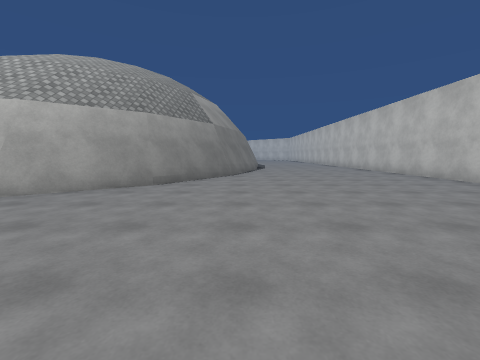
[1] (above)

22 first-person views from a walk through a scene from a Unity 3-D project. The camera is 1.3 m above the floor, tilts 6° down and sees 90° across. The floor is counted in squares, 2 m on a side. Each view is taken from the middle of a square. On the plan, view 1 faces up. The plan holds only what a view shows up to about 9 squares ahead; the rest is blank. The place goes on beyond the plan. Surface patterns are stand-ins for the level's own textures.

[2]
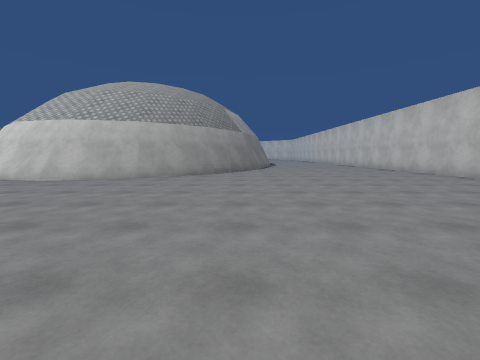

[3]
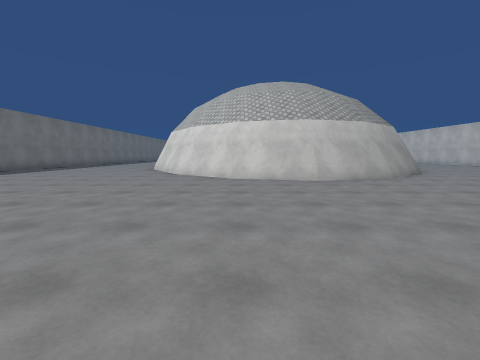

[4]
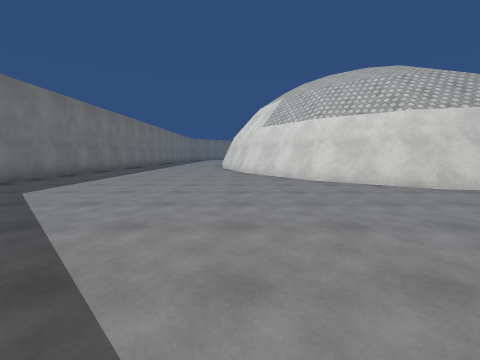

[5]
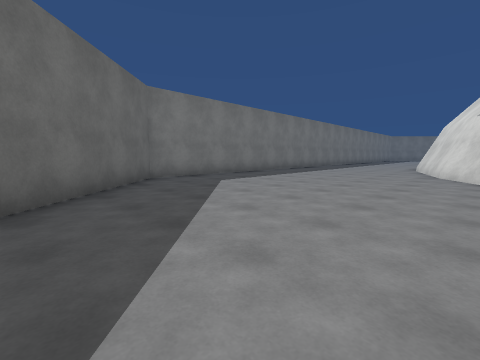

[6]
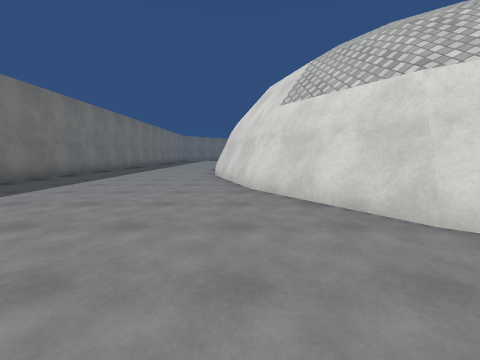

[7]
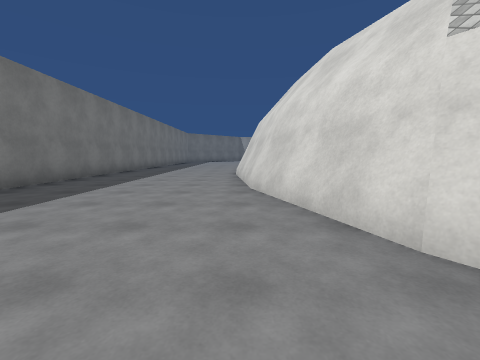

[8]
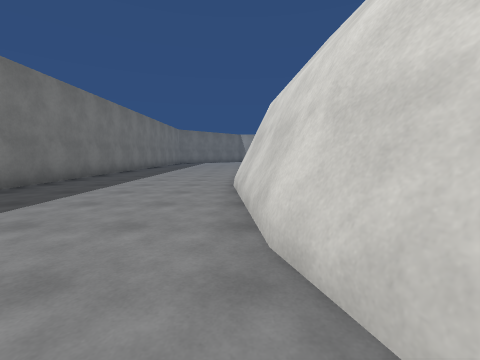

[9]
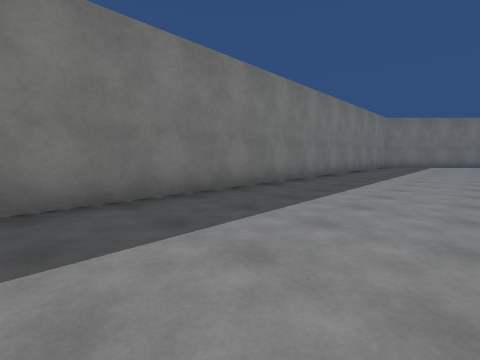

[10]
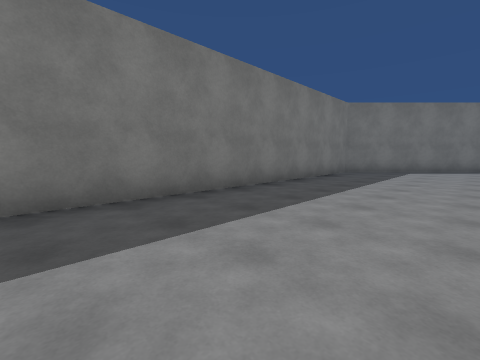

[11]
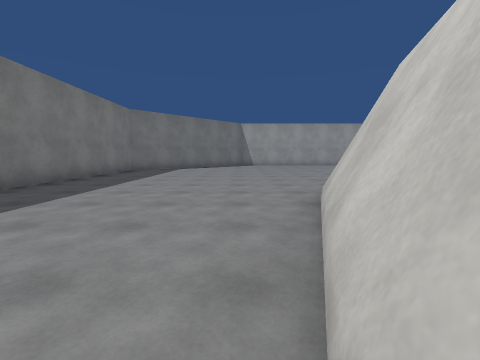

[12]
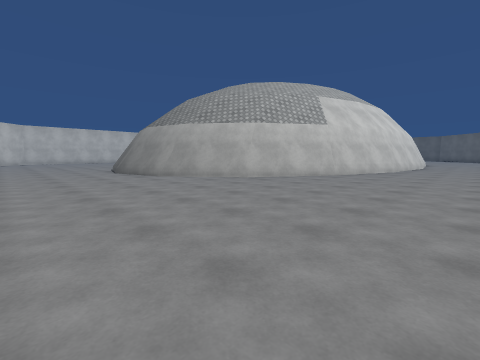

[13]
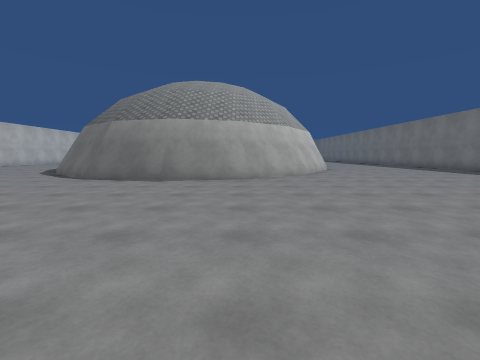

[14]
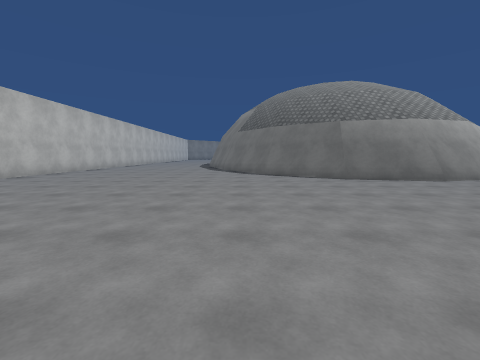

[15]
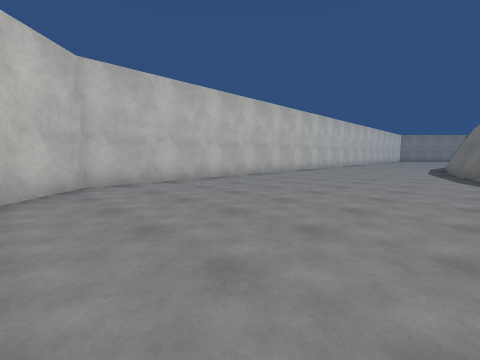

[16]
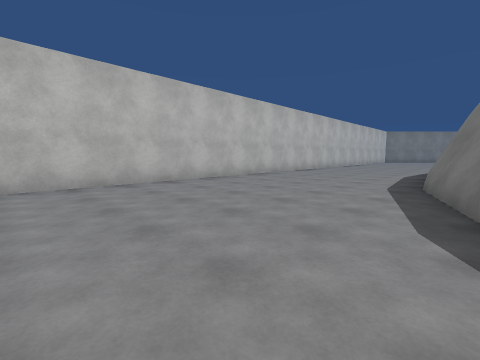

[17]
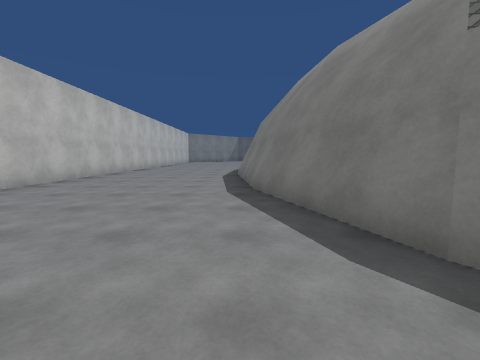

[18]
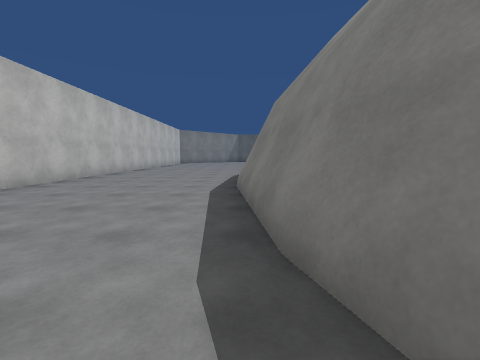

[19]
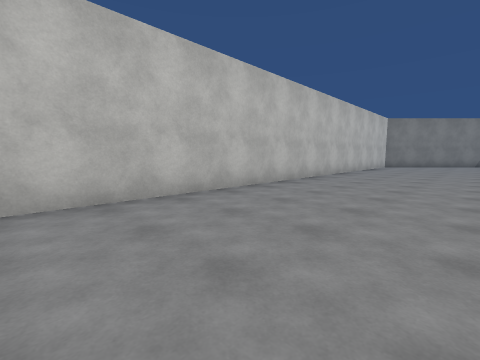

[20]
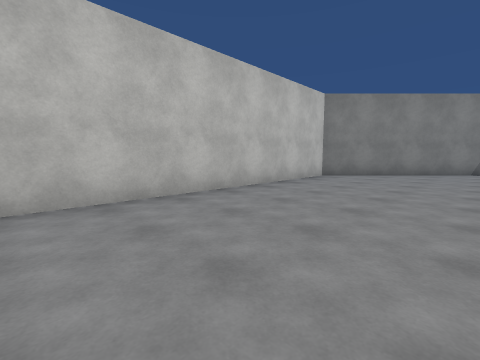

[21]
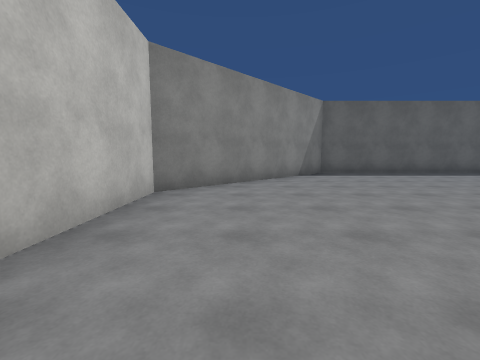

[22]
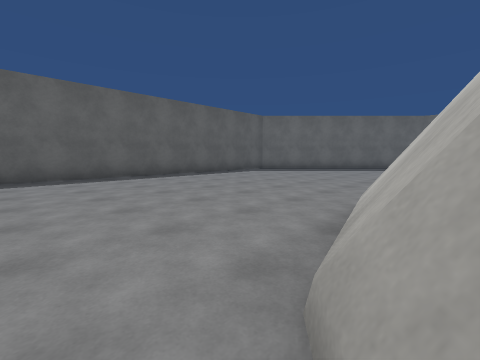

### Floor plan
Points are (right, up) in squares from view 1. A wall is a line through its corners. A room is listed if a view was taken in it or the views show most of it. See-through windows are left out.
Room 1 (views 1, 2, 3, 4, 5, 6, 7, 8, 9, 10, 11, 12, 13, 14, 15, 16, 17, 18, 19, 20, 21, 22)
walls: (0.6, 15.6) (0.8, 13.9); (0.4, 17.4) (0.5, 16.2); (0, 19.6) (0.7, 17.3); (-0.3, 19.6) (0.5, 17.2); (-0.2, 9) (-0.3, 8.4); (-0.5, 7.9) (-2.1, 5.3); (-4, 24.5) (-1.9, 22.9); (-2, 5.6) (-4, 4) (-6.2, 3.4) (-8, 3.8) (-8.5, 4.3); (-1.9, 5.3) (-3.9, 3.7); (-6.5, 24.7) (-6, 24.8); (-8.2, 24.3) (-7, 24.6); (-10.6, 21.9) (-10.1, 22.6) (-8.2, 24.1) (-6, 24.6) (-3.9, 24.1) (-2, 22.6) (-1.5, 21.9); (-10.1, 22.9) (-8.2, 24.4); (-11.6, 20.2) (-10.8, 21.6); (-12.6, 17.4) (-11.6, 20.5); (-12.6, 11.5) (-12.9, 14.1); (-12.5, 10.7) (-12.6, 11.3); (-11.5, 7.8) (-12.5, 10.9); (-8.7, 4.5) (-10.2, 5.6) (-10.7, 6.3); (-10.7, 6.5) (-11.6, 7.8); (-8.9, 4.4) (-10.1, 5.3); (-11.7, 7.5) (-12.7, 10.7); (-8.1, 3.7) (-8.6, 4.1); (-10, 5.1) (-11.7, 7.7); (-13.9, 30.5) (-17.5, 26.9) (-17.5, 2) (-14.5, -1); (-8.4, -3.5) (1.1, -3.5) (5.5, 0.9) (5.5, 26.8) (4.3, 28)
low walls: (0.8, 15.6) (1, 14); (0.2, 9.1) (0, 8.5); (-1.9, 22.9) (-1.5, 22.2); (-0.4, 7.5) (-2, 5.1); (-4.6, 24.5) (-3.9, 24.3); (-6.2, 24.9) (-5.5, 24.7); (-6.1, 25.1) (-5.4, 24.9); (-8.2, 24.4) (-5.9, 25); (-3.9, 3.7) (-6.2, 3.2) (-8.2, 3.7); (-3.7, 3.6) (-4.4, 3.4); (-11.7, 20.4) (-10.1, 22.9); (-12.5, 18.2) (-11.8, 20.6); (-12.8, 11.4) (-13, 14.1); (-8.2, 3.5) (-10.3, 5.2)

Positions as (right, up) in squares from view 1, and headings:
1: (0, 0), facing up
2: (-1, -3), facing up
3: (-8, -3), facing up
4: (-12, -1), facing up
5: (-11, -1), facing up-left
6: (-12, 3), facing up
7: (-13, 6), facing up
8: (-13, 9), facing up
9: (-14, 13), facing up-left
10: (-14, 18), facing up-left
11: (-13, 17), facing up
12: (-15, 28), facing down-right
13: (-8, 31), facing down
14: (-1, 31), facing down
15: (0, 28), facing down-right
16: (0, 23), facing down-right
17: (1, 22), facing down
18: (1, 19), facing down
19: (2, 15), facing down-right
20: (2, 8), facing down-right
21: (4, 5), facing down
22: (-3, 4), facing down-left
